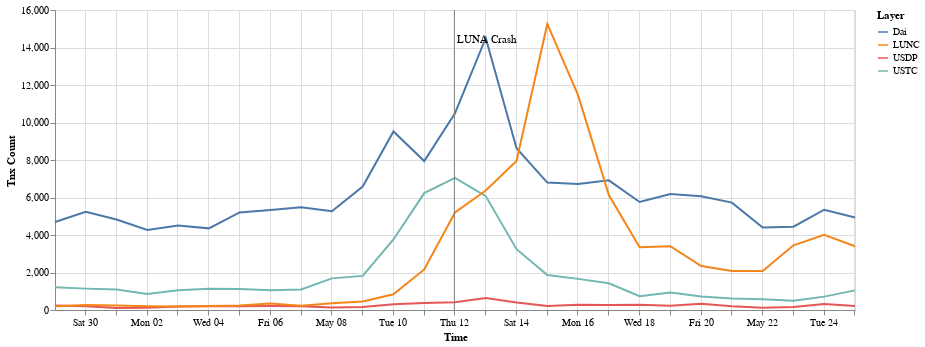

The cell this chart's notebook holds for it:
### Code cell
result = pd.DataFrame()

all_layers = g.get_unique_layers()
avoid_layers = ['USD', 'USDT']
layers = set(all_layers) - set(avoid_layers)

rolling = g.rolling(step='1 day', window='1 day')
for l in layers:
    result[l] = [w.layer(l).num_edges() for w in rolling]

result['Time'] = [w.end_date_time() for w in rolling]

source = pd.melt(result, id_vars=['Time'], value_vars=layers, var_name='Layer', value_name='Tnx Count')
selection = alt.selection_multi(fields=['layer'], bind='legend')
chart = alt.Chart(source).mark_line().encode(
    x="Time:T",
    y=f"{'Tnx Count'}:Q",
    color="Layer",
    tooltip=['Layer', 'Tnx Count'],
    opacity=alt.condition(selection, alt.value(1.0), alt.value(0.2))
).properties(
    width=800,
).add_selection(
    selection
)

alt.layer(chart, event_chart)

### Figure 1 — Vega-Lite specification as saved in the notebook (floating-point values rounded to 4 significant figures)
{"config": {"view": {"continuousWidth": 400, "continuousHeight": 300}}, "layer": [{"data": {"name": "data-7bed5c847e11c10b92b80f256f40f1c0"}, "mark": "line", "encoding": {"color": {"type": "nominal", "field": "Layer"}, "opacity": {"condition": {"value": 1.0, "selection": "selector053"}, "value": 0.2}, "tooltip": [{"type": "nominal", "field": "Layer"}, {"type": "quantitative", "field": "Tnx Count"}], "x": {"type": "temporal", "field": "Time"}, "y": {"type": "quantitative", "field": "Tnx Count"}}, "selection": {"selector053": {"type": "multi", "fields": ["layer"], "bind": "legend"}}, "width": 800}, {"layer": [{"mark": {"type": "rule", "color": "gray"}, "encoding": {"x": {"type": "temporal", "field": "Time"}}}, {"mark": {"type": "text", "align": "left", "color": "black", "dx": 3, "dy": -120}, "encoding": {"text": {"type": "nominal", "field": "event"}, "x": {"type": "temporal", "field": "Time"}}}], "data": {"name": "data-03a7e27a271f30803a3f9052d97f8a33"}}], "$schema": "https://vega.github.io/schema/vega-lite/v4.8.1.json", "datasets": {"data-7bed5c847e11c10b92b80f256f40f1c0": [{"Time": "2022-04-29T00:30:15", "Layer": "USTC", "Tnx Count": 1207}, {"Time": "2022-04-30T00:30:15", "Layer": "USTC", "Tnx Count": 1140}, {"Time": "2022-05-01T00:30:15", "Layer": "USTC", "Tnx Count": 1097}, {"Time": "2022-05-02T00:30:15", "Layer": "USTC", "Tnx Count": 855}, {"Time": "2022-05-03T00:30:15", "Layer": "USTC", "Tnx Count": 1047}, {"Time": "2022-05-04T00:30:15", "Layer": "USTC", "Tnx Count": 1134}, {"Time": "2022-05-05T00:30:15", "Layer": "USTC", "Tnx Count": 1121}, {"Time": "2022-05-06T00:30:15", "Layer": "USTC", "Tnx Count": 1060}, {"Time": "2022-05-07T00:30:15", "Layer": "USTC", "Tnx Count": 1098}, {"Time": "2022-05-08T00:30:15", "Layer": "USTC", "Tnx Count": 1687}, {"Time": "2022-05-09T00:30:15", "Layer": "USTC", "Tnx Count": 1819}, {"Time": "2022-05-10T00:30:15", "Layer": "USTC", "Tnx Count": 3759}, {"Time": "2022-05-11T00:30:15", "Layer": "USTC", "Tnx Count": 6236}, {"Time": "2022-05-12T00:30:15", "Layer": "USTC", "Tnx Count": 7047}, {"Time": "2022-05-13T00:30:15", "Layer": "USTC", "Tnx Count": 6074}, {"Time": "2022-05-14T00:30:15", "Layer": "USTC", "Tnx Count": 3244}, {"Time": "2022-05-15T00:30:15", "Layer": "USTC", "Tnx Count": 1870}, {"Time": "2022-05-16T00:30:15", "Layer": "USTC", "Tnx Count": 1660}, {"Time": "2022-05-17T00:30:15", "Layer": "USTC", "Tnx Count": 1429}, {"Time": "2022-05-18T00:30:15", "Layer": "USTC", "Tnx Count": 736}, {"Time": "2022-05-19T00:30:15", "Layer": "USTC", "Tnx Count": 935}, {"Time": "2022-05-20T00:30:15", "Layer": "USTC", "Tnx Count": 722}, {"Time": "2022-05-21T00:30:15", "Layer": "USTC", "Tnx Count": 613}, {"Time": "2022-05-22T00:30:15", "Layer": "USTC", "Tnx Count": 568}, {"Time": "2022-05-23T00:30:15", "Layer": "USTC", "Tnx Count": 497}, {"Time": "2022-05-24T00:30:15", "Layer": "USTC", "Tnx Count": 713}, {"Time": "2022-05-25T00:30:15", "Layer": "USTC", "Tnx Count": 1046}, {"Time": "2022-04-29T00:30:15", "Layer": "USDP", "Tnx Count": 236}, {"Time": "2022-04-30T00:30:15", "Layer": "USDP", "Tnx Count": 204}, {"Time": "2022-05-01T00:30:15", "Layer": "USDP", "Tnx Count": 112}, {"Time": "2022-05-02T00:30:15", "Layer": "USDP", "Tnx Count": 114}, {"Time": "2022-05-03T00:30:15", "Layer": "USDP", "Tnx Count": 192}, {"Time": "2022-05-04T00:30:15", "Layer": "USDP", "Tnx Count": 195}, {"Time": "2022-05-05T00:30:15", "Layer": "USDP", "Tnx Count": 196}, {"Time": "2022-05-06T00:30:15", "Layer": "USDP", "Tnx Count": 208}, {"Time": "2022-05-07T00:30:15", "Layer": "USDP", "Tnx Count": 198}, {"Time": "2022-05-08T00:30:15", "Layer": "USDP", "Tnx Count": 129}, {"Time": "2022-05-09T00:30:15", "Layer": "USDP", "Tnx Count": 161}, {"Time": "2022-05-10T00:30:15", "Layer": "USDP", "Tnx Count": 313}, {"Time": "2022-05-11T00:30:15", "Layer": "USDP", "Tnx Count": 376}, {"Time": "2022-05-12T00:30:15", "Layer": "USDP", "Tnx Count": 410}, {"Time": "2022-05-13T00:30:15", "Layer": "USDP", "Tnx Count": 638}, {"Time": "2022-05-14T00:30:15", "Layer": "USDP", "Tnx Count": 405}, {"Time": "2022-05-15T00:30:15", "Layer": "USDP", "Tnx Count": 213}, {"Time": "2022-05-16T00:30:15", "Layer": "USDP", "Tnx Count": 285}, {"Time": "2022-05-17T00:30:15", "Layer": "USDP", "Tnx Count": 272}, {"Time": "2022-05-18T00:30:15", "Layer": "USDP", "Tnx Count": 277}, {"Time": "2022-05-19T00:30:15", "Layer": "USDP", "Tnx Count": 232}, {"Time": "2022-05-20T00:30:15", "Layer": "USDP", "Tnx Count": 329}, {"Time": "2022-05-21T00:30:15", "Layer": "USDP", "Tnx Count": 201}, {"Time": "2022-05-22T00:30:15", "Layer": "USDP", "Tnx Count": 119}, {"Time": "2022-05-23T00:30:15", "Layer": "USDP", "Tnx Count": 156}, {"Time": "2022-05-24T00:30:15", "Layer": "USDP", "Tnx Count": 314}, {"Time": "2022-05-25T00:30:15", "Layer": "USDP", "Tnx Count": 207}, {"Time": "2022-04-29T00:30:15", "Layer": "Dai", "Tnx Count": 4691}, {"Time": "2022-04-30T00:30:15", "Layer": "Dai", "Tnx Count": 5237}, {"Time": "2022-05-01T00:30:15", "Layer": "Dai", "Tnx Count": 4828}, {"Time": "2022-05-02T00:30:15", "Layer": "Dai", "Tnx Count": 4266}, {"Time": "2022-05-03T00:30:15", "Layer": "Dai", "Tnx Count": 4504}, {"Time": "2022-05-04T00:30:15", "Layer": "Dai", "Tnx Count": 4354}, {"Time": "2022-05-05T00:30:15", "Layer": "Dai", "Tnx Count": 5202}, {"Time": "2022-05-06T00:30:15", "Layer": "Dai", "Tnx Count": 5336}, {"Time": "2022-05-07T00:30:15", "Layer": "Dai", "Tnx Count": 5475}, {"Time": "2022-05-08T00:30:15", "Layer": "Dai", "Tnx Count": 5263}, {"Time": "2022-05-09T00:30:15", "Layer": "Dai", "Tnx Count": 6584}, {"Time": "2022-05-10T00:30:15", "Layer": "Dai", "Tnx Count": 9524}, {"Time": "2022-05-11T00:30:15", "Layer": "Dai", "Tnx Count": 7942}, {"Time": "2022-05-12T00:30:15", "Layer": "Dai", "Tnx Count": 10497}, {"Time": "2022-05-13T00:30:15", "Layer": "Dai", "Tnx Count": 14508}, {"Time": "2022-05-14T00:30:15", "Layer": "Dai", "Tnx Count": 8632}, {"Time": "2022-05-15T00:30:15", "Layer": "Dai", "Tnx Count": 6797}, {"Time": "2022-05-16T00:30:15", "Layer": "Dai", "Tnx Count": 6723}, {"Time": "2022-05-17T00:30:15", "Layer": "Dai", "Tnx Count": 6913}, {"Time": "2022-05-18T00:30:15", "Layer": "Dai", "Tnx Count": 5758}, {"Time": "2022-05-19T00:30:15", "Layer": "Dai", "Tnx Count": 6190}, {"Time": "2022-05-20T00:30:15", "Layer": "Dai", "Tnx Count": 6066}, {"Time": "2022-05-21T00:30:15", "Layer": "Dai", "Tnx Count": 5728}, {"Time": "2022-05-22T00:30:15", "Layer": "Dai", "Tnx Count": 4405}, {"Time": "2022-05-23T00:30:15", "Layer": "Dai", "Tnx Count": 4446}, {"Time": "2022-05-24T00:30:15", "Layer": "Dai", "Tnx Count": 5349}, {"Time": "2022-05-25T00:30:15", "Layer": "Dai", "Tnx Count": 4937}, {"Time": "2022-04-29T00:30:15", "Layer": "LUNC", "Tnx Count": 199}, {"Time": "2022-04-30T00:30:15", "Layer": "LUNC", "Tnx Count": 264}, {"Time": "2022-05-01T00:30:15", "Layer": "LUNC", "Tnx Count": 235}, {"Time": "2022-05-02T00:30:15", "Layer": "LUNC", "Tnx Count": 206}, {"Time": "2022-05-03T00:30:15", "Layer": "LUNC", "Tnx Count": 188}, {"Time": "2022-05-04T00:30:15", "Layer": "LUNC", "Tnx Count": 207}, {"Time": "2022-05-05T00:30:15", "Layer": "LUNC", "Tnx Count": 243}, {"Time": "2022-05-06T00:30:15", "Layer": "LUNC", "Tnx Count": 341}, {"Time": "2022-05-07T00:30:15", "Layer": "LUNC", "Tnx Count": 230}, {"Time": "2022-05-08T00:30:15", "Layer": "LUNC", "Tnx Count": 364}, {"Time": "2022-05-09T00:30:15", "Layer": "LUNC", "Tnx Count": 457}, {"Time": "2022-05-10T00:30:15", "Layer": "LUNC", "Tnx Count": 841}, {"Time": "2022-05-11T00:30:15", "Layer": "LUNC", "Tnx Count": 2165}, {"Time": "2022-05-12T00:30:15", "Layer": "LUNC", "Tnx Count": 5203}, {"Time": "2022-05-13T00:30:15", "Layer": "LUNC", "Tnx Count": 6372}, {"Time": "2022-05-14T00:30:15", "Layer": "LUNC", "Tnx Count": 7952}, {"Time": "2022-05-15T00:30:15", "Layer": "LUNC", "Tnx Count": 15255}, {"Time": "2022-05-16T00:30:15", "Layer": "LUNC", "Tnx Count": 11456}, {"Time": "2022-05-17T00:30:15", "Layer": "LUNC", "Tnx Count": 6131}, {"Time": "2022-05-18T00:30:15", "Layer": "LUNC", "Tnx Count": 3349}, {"Time": "2022-05-19T00:30:15", "Layer": "LUNC", "Tnx Count": 3403}, {"Time": "2022-05-20T00:30:15", "Layer": "LUNC", "Tnx Count": 2346}, {"Time": "2022-05-21T00:30:15", "Layer": "LUNC", "Tnx Count": 2083}, {"Time": "2022-05-22T00:30:15", "Layer": "LUNC", "Tnx Count": 2082}, {"Time": "2022-05-23T00:30:15", "Layer": "LUNC", "Tnx Count": 3451}, {"Time": "2022-05-24T00:30:15", "Layer": "LUNC", "Tnx Count": 4010}, {"Time": "2022-05-25T00:30:15", "Layer": "LUNC", "Tnx Count": 3401}], "data-03a7e27a271f30803a3f9052d97f8a33": [{"Time": "2022-05-12", "event": "LUNA Crash"}]}}
